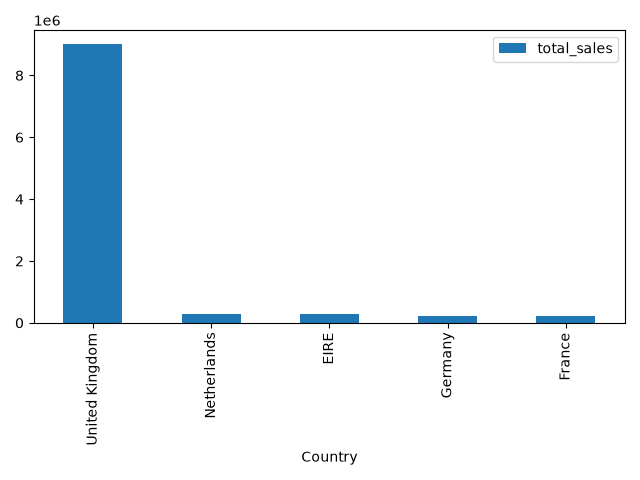

Here is the Python script that generated this plot:
import sqlite3
import pandas as pd
import matplotlib.pyplot as plt

conn = sqlite3.connect("data/retail.db")

query = """
SELECT Country, ROUND(SUM(Quantity * UnitPrice), 2) AS total_sales
FROM sales
WHERE Quantity > 0 AND UnitPrice > 0 AND InvoiceNo NOT LIKE 'C%'
GROUP BY Country
ORDER BY total_sales DESC
LIMIT 5
"""

by_country = pd.read_sql(query, conn)       # SQL تجيب
by_country.to_excel("countries.xlsx", index=False)   # pandas تكتب إكسل

by_country.plot(x="Country", y="total_sales", kind="bar")   # pandas ترسم
plt.tight_layout()
plt.savefig("countries.png")
conn.close()
